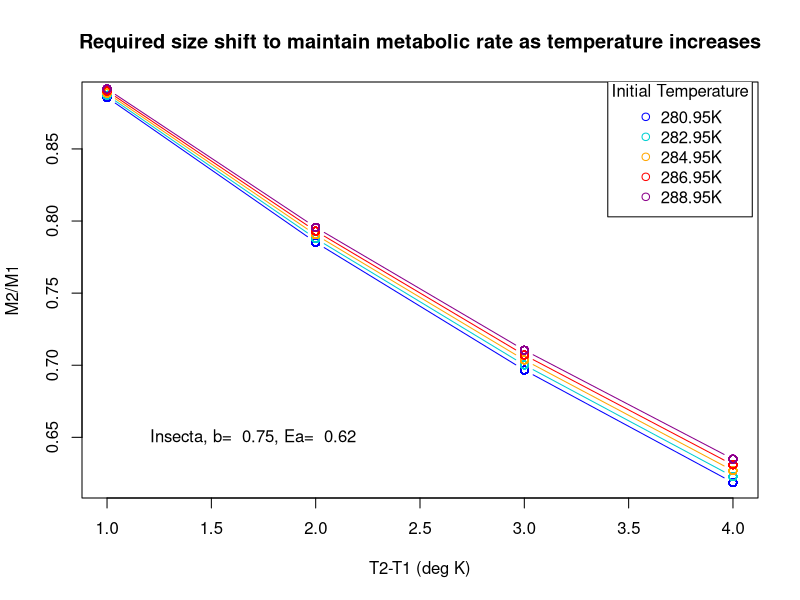

Generate this figure with R: (Note: this script raises an error after producing the figure.)
setwd("C:/Users/Morgan/Dropbox/Morgane/MTEEcto")

M2_values = c()
start.mass=.001
end.mass=100
interval=.1
M1_masses = seq(start.mass, end.mass, interval)
T1_temps = c(280.95, 282.95, 284.95, 286.95, 288.95)
b=c(.75)
EA=c(0.62)
models=c("Insecta")

#determining required mass change given EA and b for a specified change in T
for (current_mass in M1_masses){
  for (current_T1 in T1_temps){
    T2=seq(current_T1, current_T1+4, 1)
    for(current_T2 in T2){
    logM2=log(current_mass)+(EA/(.000086*b))*((1/current_T2) - (1/current_T1))
  M2_values=rbind(M2_values, c(current_mass, current_T1, current_T2, logM2 ))}}}
M2_values=as.matrix(M2_values)
M2=exp(M2_values[,4])
M2M1=M2/M2_values[,1]
T_diff=M2_values[,3]-M2_values[,2]
M2_values=cbind(M2_values, M2, M2M1, T_diff)
colnames(M2_values) = c("M1", "T1", "T2", "LogM2", "M2", "M2M1", "T_diff")
M2_values=as.data.frame(M2_values)

plot_data=subset(M2_values, M2_values$T_diff > 0)
plot_data=plot_data[order(plot_data$T_diff),]
T1_280=subset(plot_data, plot_data$T1 == 280.95)
T1_282=subset(plot_data, plot_data$T1 == 282.95)
T1_284=subset(plot_data, plot_data$T1 == 284.95)
T1_286=subset(plot_data, plot_data$T1 == 286.95)
T1_288=subset(plot_data, plot_data$T1 == 288.95)

subtitle_b=paste("b= ", b)
subtitle_EA=paste("Ea= ", EA)
subtitle_b_EA=paste(subtitle_b, subtitle_EA, sep=", ")
subtitle=paste(models, subtitle_b_EA, sep=", ")

plot(T1_280$M2M1 ~ T1_280$T_diff, type="b", col="blue", xlab="T2-T1 (deg K)", ylab=
  "M2/M1", )
title(main="Required size shift to maintain metabolic rate as temperature increases",)
text(1.7,.65, subtitle)
points(T1_282$M2M1 ~ T1_282$T_diff, type="b", col="darkturquoise")
points(T1_284$M2M1 ~ T1_284$T_diff, type="b", col="orange")
points(T1_286$M2M1 ~ T1_286$T_diff, type="b", col="red")
points(T1_288$M2M1 ~ T1_288$T_diff, type="b", col="darkmagenta")
legend(3.4, 0.9, c("280.95K","282.95K","284.95K", "286.95K","288.95K"), pch=1, col=c("blue", "darkturquoise","orange","red",
        "darkmagenta"), title="Initial Temperature")

#regression to determine if T1, M1, and T_diff are important for M2M1
multiple_regression= lm(M2_values$M2M1 ~ M2_values$M1 + M2_values$T1 + M2_values$T_diff)
summary(multiple_regression)


#examining Eab ratio
TSD_data = read.csv("MTEEcto_data.csv", stringsAsFactors = FALSE)

replicate=unique(TSD_data$replicate)
rep_freq=c()
for (unique_replicate in replicate){
  rep_number=length(TSD_data$replicate[TSD_data$replicate==unique_replicate])
  unique_rep_number=cbind(unique_replicate, rep_number)
  rep_freq=rbind(rep_freq, c(unique_rep_number))
}
  
frequent_replicates=subset(rep_freq, rep_freq[,2] > 3)
#frequent_replicates=c("KMD99A")
lnM=log(TSD_data$mass)
TSD_data=cbind(TSD_data, lnM)

LM_results=c()
for (unique_replicate in frequent_replicates){
  LM_subset=subset(TSD_data, TSD_data$replicate==unique_replicate)
  LM_fit=lm(LM_subset$lnM ~ LM_subset$temp)
  LM_coeff=coef(LM_fit)
  LM_results=rbind(LM_results, c(unique_replicate, LM_coeff, summary(LM_fit)$r.squared))
}
  
